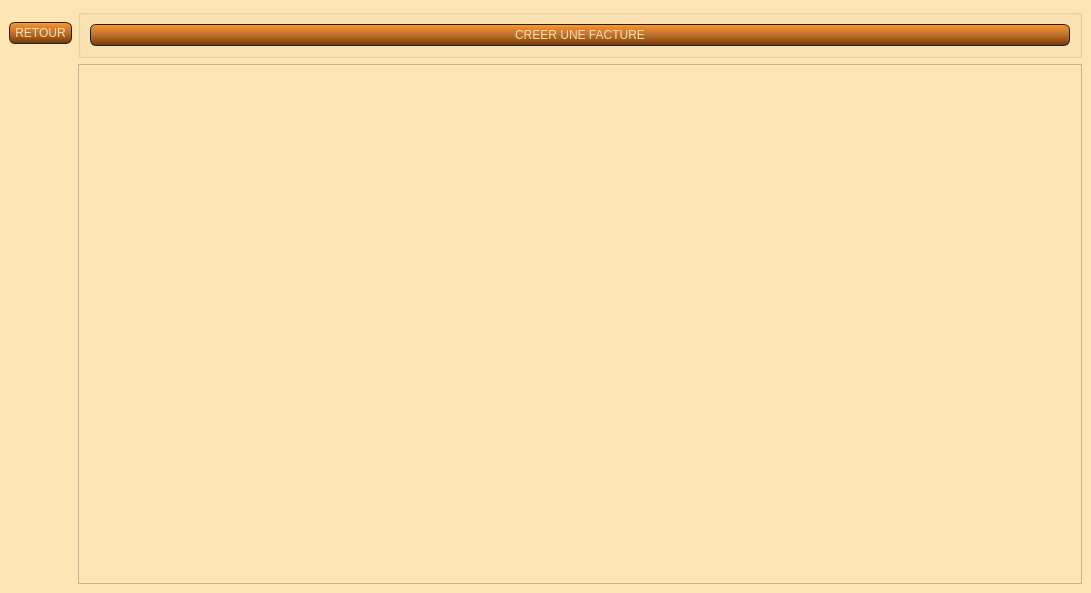
<?xml version="1.0" encoding="UTF-8"?>
<ui version="4.0">
 <class>liste_facture</class>
 <widget class="QMainWindow" name="liste_facture">
  <property name="geometry">
   <rect>
    <x>0</x>
    <y>0</y>
    <width>1091</width>
    <height>593</height>
   </rect>
  </property>
  <property name="windowTitle">
   <string>AssoGestion - Liste facture - AMSE</string>
  </property>
  <property name="styleSheet">
   <string notr="true">QWidget
{
    background-color: #FFE5B4;
}
QLineEdit
{
    background-color: QLinearGradient( x1: 0, y1: 0, x2: 0, y2: 1, stop: 0 #FFDEAD, stop: 0.1 #FAD5A5, stop: 0.5 #F4BB44, stop: 0.9 #FFAC1C, stop: 1 #E49B0F);
    padding: 1px;
    border-style: solid;
    border: 1px solid #1e1e1e;
    border-radius: 5;
}

QPushButton
{
    color: #FFDEAD;
    background-color: QLinearGradient( x1: 0, y1: 0, x2: 0, y2: 1, stop: 0 #FFAC1C, stop: 0.1 #F28C28, stop: 0.5 #B87333, stop: 0.9 #8B4000, stop: 1 #464646);
    border-width: 1px;
    border-color: #1e1e1e;
    border-style: solid;
    border-radius: 6;
    padding: 3px;
    font-size: 12px;
    padding-left: 5px;
    padding-right: 5px;
    min-width: 40px;
}

QPushButton:pressed
{
    background-color: QLinearGradient( x1: 0, y1: 0, x2: 0, y2: 1, stop: 0 #2d2d2d, stop: 0.1 #2b2b2b, stop: 0.5 #292929, stop: 0.9 #282828, stop: 1 #252525);
}

QComboBox
{
	color: #FFDEAD;
    selection-background-color: #FFDEAD;
    background-color: QLinearGradient( x1: 0, y1: 0, x2: 0, y2: 1, stop: 0 #FFAC1C, stop: 0.1 #F28C28, stop: 0.5 #B87333, stop: 0.9 #8B4000, stop: 1 #464646);
    border-style: solid;
    border: 1px solid #1e1e1e;
    border-radius: 5;
}

QComboBox:hover,QPushButton:hover
{
    border: 2px solid QLinearGradient( x1: 0, y1: 0, x2: 0, y2: 1, stop: 0 #FFAC1C, stop: 1 #F28C28);
}


QComboBox:on
{
    padding-top: 3px;
    padding-left: 4px;
    background-color: QLinearGradient( x1: 0, y1: 0, x2: 0, y2: 1, stop: 0 #2d2d2d, stop: 0.1 #2b2b2b, stop: 0.5 #292929, stop: 0.9 #282828, stop: 1 #252525);
    selection-background-color: #ffaa00;
}

QComboBox QAbstractItemView
{
    border: 2px solid darkgray;
    selection-background-color: QLinearGradient( x1: 0, y1: 0, x2: 0, y2: 1, stop: 0 #ffa02f, stop: 1 #d7801a);
}

QComboBox::drop-down
{
     subcontrol-origin: padding;
     subcontrol-position: top right;
     width: 15px;

     border-left-width: 0px;
     border-left-color: darkgray;
     border-left-style: solid; /* just a single line */
     border-top-right-radius: 3px; /* same radius as the QComboBox */
     border-bottom-right-radius: 3px;
 }


QScrollBar:horizontal {
     border: 1px solid #222222;
     background: QLinearGradient( x1: 0, y1: 0, x2: 0, y2: 1, stop: 0.0 #121212, stop: 0.2 #282828, stop: 1 #484848);
     height: 7px;
     margin: 0px 16px 0 16px;
}

QScrollBar::handle:horizontal
{
      background: QLinearGradient( x1: 0, y1: 0, x2: 1, y2: 0, stop: 0 #ffa02f, stop: 0.5 #d7801a, stop: 1 #ffa02f);
      min-height: 20px;
      border-radius: 2px;
}

QScrollBar::add-line:horizontal {
      border: 1px solid #1b1b19;
      border-radius: 2px;
      background: QLinearGradient( x1: 0, y1: 0, x2: 1, y2: 0, stop: 0 #ffa02f, stop: 1 #d7801a);
      width: 14px;
      subcontrol-position: right;
      subcontrol-origin: margin;
}

QScrollBar::sub-line:horizontal {
      border: 1px solid #1b1b19;
      border-radius: 2px;
      background: QLinearGradient( x1: 0, y1: 0, x2: 1, y2: 0, stop: 0 #ffa02f, stop: 1 #d7801a);
      width: 14px;
     subcontrol-position: left;
     subcontrol-origin: margin;
}

QScrollBar::right-arrow:horizontal, QScrollBar::left-arrow:horizontal
{
      border: 1px solid black;
      width: 1px;
      height: 1px;
      background: white;
}

QScrollBar::add-page:horizontal, QScrollBar::sub-page:horizontal
{
      background: none;
}

QScrollBar:vertical
{
      background: QLinearGradient( x1: 0, y1: 0, x2: 1, y2: 0, stop: 0.0 #121212, stop: 0.2 #282828, stop: 1 #484848);
      width: 7px;
      margin: 16px 0 16px 0;
      border: 1px solid #222222;
}

QScrollBar::handle:vertical
{
      background: QLinearGradient( x1: 0, y1: 0, x2: 0, y2: 1, stop: 0 #ffa02f, stop: 0.5 #d7801a, stop: 1 #ffa02f);
      min-height: 20px;
      border-radius: 2px;
}

QScrollBar::add-line:vertical
{
      border: 1px solid #1b1b19;
      border-radius: 2px;
      background: QLinearGradient( x1: 0, y1: 0, x2: 0, y2: 1, stop: 0 #ffa02f, stop: 1 #d7801a);
      height: 14px;
      subcontrol-position: bottom;
      subcontrol-origin: margin;
}

QScrollBar::sub-line:vertical
{
      border: 1px solid #1b1b19;
      border-radius: 2px;
      background: QLinearGradient( x1: 0, y1: 0, x2: 0, y2: 1, stop: 0 #d7801a, stop: 1 #ffa02f);
      height: 14px;
      subcontrol-position: top;
      subcontrol-origin: margin;
}

QScrollBar::up-arrow:vertical, QScrollBar::down-arrow:vertical
{
      border: 1px solid black;
      width: 1px;
      height: 1px;
      background: white;
}


QScrollBar::add-page:vertical, QScrollBar::sub-page:vertical
{
      background: none;
}

QHeaderView::section:horizontal
{
    background-color: QLinearGradient( x1: 0, y1: 0, x2: 0, y2: 1, stop: 0 #FFAC1C, stop: 0.1 #F28C28, stop: 0.5 #B87333, stop: 0.9 #8B4000, stop: 1 #464646);
    color: #FFDEAD;;
    padding-left: 4px;
    border: 1px solid #6c6c6c;
}
QHeaderView::section:vertical
{
    background-color: QLinearGradient( x1: 0, y1: 0, x2: 0, y2: 1, stop: 0 #FFAC1C, stop: 0.1 #F28C28, stop: 0.5 #B87333, stop: 0.9 #8B4000, stop: 1 #464646);
    color: #FFDEAD;;
    padding-left: 4px;
    border: 1px solid #6c6c6c;
}
QTableWidget QTableCornerButton::section {
    background-color: QLinearGradient( x1: 0, y1: 0, x2: 0, y2: 1, stop: 0 #FFAC1C, stop: 0.1 #F28C28, stop: 0.5 #B87333, stop: 0.9 #8B4000, stop: 1 #464646);
}
QTableWidget::item:selected{ background-color: QLinearGradient( x1: 0, y1: 0, x2: 0, y2: 1, stop: 0 #FFDEAD, stop: 0.1 #FAD5A5, stop: 0.5 #F4BB44, stop: 0.9 #FFAC1C, stop: 1 #E49B0F); }

QDateEdit
{
border : 2px solid #E49B0F;
background-color : QLinearGradient( x1: 0, y1: 0, x2: 0, y2: 1, stop: 0 #FFDEAD, stop: 0.1 #FAD5A5, stop: 0.5 #F4BB44, stop: 0.9 #FFAC1C, stop: 1 #E49B0F);;
padding : 5px;
}
QDateEdit::up-arraow
{
border : 2px solid black;
background-color : lightgreen;

}
QDateEdit::down-arrow
{
background-color : #E49B0F;
}

QTabWidget::tab-bar {
   border: 1px solid #E49B0F;
}

QTabBar::tab {
  background: #8B4000;
  color: white;
  padding: 10px;
 }

 QTabBar::tab:selected {
  background: #E49B0F;
 }

QTabWidget::pane { 
   border: none;
}</string>
  </property>
  <widget class="QWidget" name="centralwidget">
   <layout class="QGridLayout" name="gridLayout">
    <item row="0" column="1">
     <widget class="QGroupBox" name="groupBox">
      <property name="title">
       <string/>
      </property>
      <layout class="QGridLayout" name="gridLayout_2">
       <item row="0" column="0">
        <widget class="QPushButton" name="button_creation_facture">
         <property name="text">
          <string>CREER UNE FACTURE</string>
         </property>
         <property name="icon">
          <iconset>
           <normaloff>image/sign-in-alt.png</normaloff>image/sign-in-alt.png</iconset>
         </property>
        </widget>
       </item>
      </layout>
     </widget>
    </item>
    <item row="1" column="1">
     <widget class="QTableWidget" name="tab_facture">
      <property name="editTriggers">
       <set>QAbstractItemView::NoEditTriggers</set>
      </property>
      <property name="sortingEnabled">
       <bool>true</bool>
      </property>
     </widget>
    </item>
    <item row="0" column="0">
     <widget class="QPushButton" name="button_retour">
      <property name="text">
       <string>RETOUR</string>
      </property>
     </widget>
    </item>
   </layout>
  </widget>
 </widget>
 <tabstops>
  <tabstop>button_creation_facture</tabstop>
  <tabstop>tab_facture</tabstop>
 </tabstops>
 <resources/>
 <connections/>
</ui>
